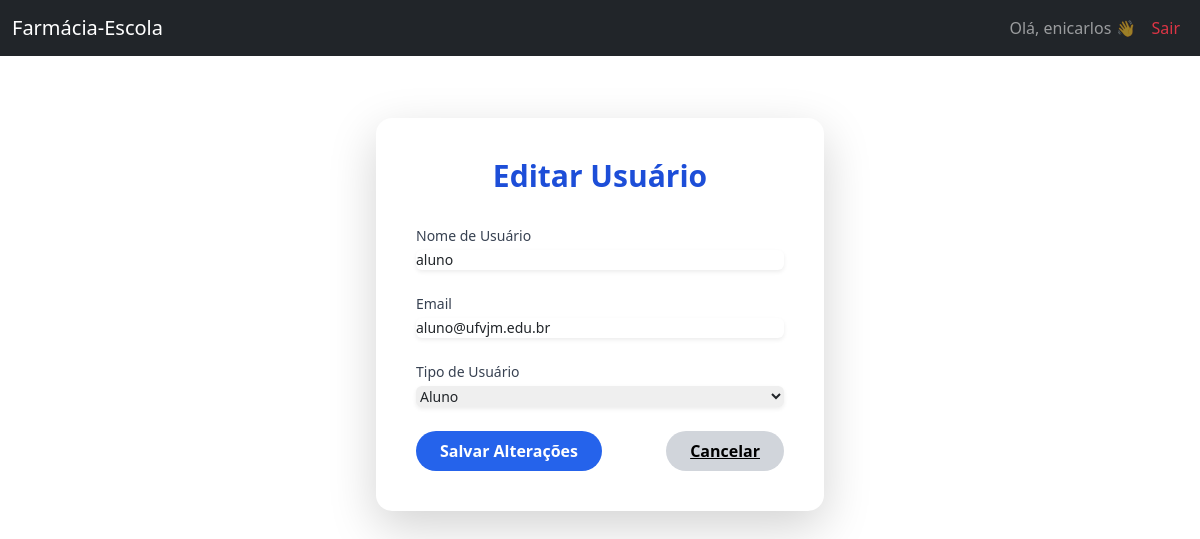
The app's page /conta/usuarios/3/editar/ (signed in) with its own data.
### login/models.py (models this page shows, shortened)
class CustomUser(AbstractUser):
    TIPO_USUARIO_CHOICES = [
        ('farmaceutico', 'Farmacêutico'),
        ('aluno', 'Aluno'),
        ('convidado', 'Convidado'),
    ]
    tipo_usuario = models.CharField(
        max_length=20,
        choices=TIPO_USUARIO_CHOICES,
        default='farmaceutico',
    )

### login/views.py (the view, shortened to what this page needs)
# urls.py: path('usuarios/<int:usuario_id>/editar/', editar_usuario, name='editar_usuario'),
@login_required
def editar_usuario(request, usuario_id):
    if request.user.tipo_usuario != 'farmaceutico':
        return HttpResponseForbidden('Acesso negado.')
    usuario = get_object_or_404(CustomUser, id=usuario_id)
    return render(request, 'usuarios/editar_usuario.html', {'usuario': usuario})

### login/templates/usuarios/editar_usuario.html (shortened to what this page needs)
{% extends 'menu.html' %}
{% block content %}
<div class="container mx-auto py-12">
    <div class="bg-white p-10 rounded-2xl shadow-lg w-full max-w-md mx-auto">
        <h1 class="text-3xl font-bold text-blue-700 mb-8 text-center">Editar Usuário</h1>
        <form method="post" class="space-y-6">
            <div>
                <label for="username" class="block text-sm font-medium text-gray-700">Nome de Usuário</label>
                <input type="text" id="username" name="username" value="{{ usuario.username }}"
                    class="mt-1 block w-full rounded-md border-gray-300 shadow-sm focus:border-blue-500 focus:ring-blue-500 sm:text-sm"
                    required>
            </div>
            <div>
                <label for="email" class="block text-sm font-medium text-gray-700">Email</label>
                <input type="email" id="email" name="email" value="{{ usuario.email }}"
                    class="mt-1 block w-full rounded-md border-gray-300 shadow-sm focus:border-blue-500 focus:ring-blue-500 sm:text-sm"
                    required>
            </div>
            <div>
                <label for="tipo_usuario" class="block text-sm font-medium text-gray-700">Tipo de Usuário</label>
                <select id="tipo_usuario" name="tipo_usuario"
                    class="mt-1 block w-full rounded-md border-gray-300 shadow-sm focus:border-blue-500 focus:ring-blue-500 sm:text-sm"
                    required>
                    <option value="aluno" {% if usuario.tipo_usuario == 'aluno' %}selected{% endif %}>Aluno</option>
                </select>
            </div>
            <div class="flex justify-between mt-8">
                <button type="submit"
                    class="bg-blue-600 hover:bg-blue-700 text-white font-bold py-2 px-6 rounded-full transition">
                    Salvar Alterações
                </button>
                <a href="{% url 'listar_usuarios' %}"
                    class="bg-gray-300 hover:bg-gray-400 text-black font-bold py-2 px-6 rounded-full transition">
                    Cancelar
                </a>
            </div>
        </form>
    </div>
</div>
{% endblock %}

### tela_inicial/templates/menu.html (shortened to what this page needs)
<!doctype html>
<html lang="pt-br">
<head>
    <link href="https://cdn.jsdelivr.net/npm/tailwindcss@2.2.19/dist/tailwind.min.css" rel="stylesheet">
    <link href="https://cdn.jsdelivr.net/npm/bootstrap@5.3.3/dist/css/bootstrap.min.css" rel="stylesheet"
>
</head>
<body>
    <nav class="navbar navbar-expand-lg navbar-dark bg-dark fixed-top">
        <div class="container-fluid">
            <a class="navbar-brand" href="/tela_inicial/">Farmácia-Escola</a>
            <div class="collapse navbar-collapse justify-content-end">
                <ul class="navbar-nav mb-2 mb-lg-0">
                    {% if user.is_authenticated %}
                        <li class="nav-item">
                            <span class="nav-link">Olá, {{ user.first_name|default:user.username }} 👋</span>
                        </li>
                        <li class="nav-item">
                            <a class="nav-link text-danger" href="{% url 'logout' %}">Sair</a>
                        </li>
                    {% else %}
                        <li class="nav-item">
                            <a class="nav-link text-success" href="">Entrar</a>
                        </li>
                    {% endif %}
                </ul>
            </div>
        </div>
    </nav>
    <div class="container-fluid" style="margin-top: 70px;">
        {% block content %}
        {% endblock %}
    </div>
</body>
</html>

### records on screen
CustomUser: first_name "enicarlos"
CustomUser: username "aluno", email "aluno@ufvjm.edu.br", tipo_usuario "Aluno"
